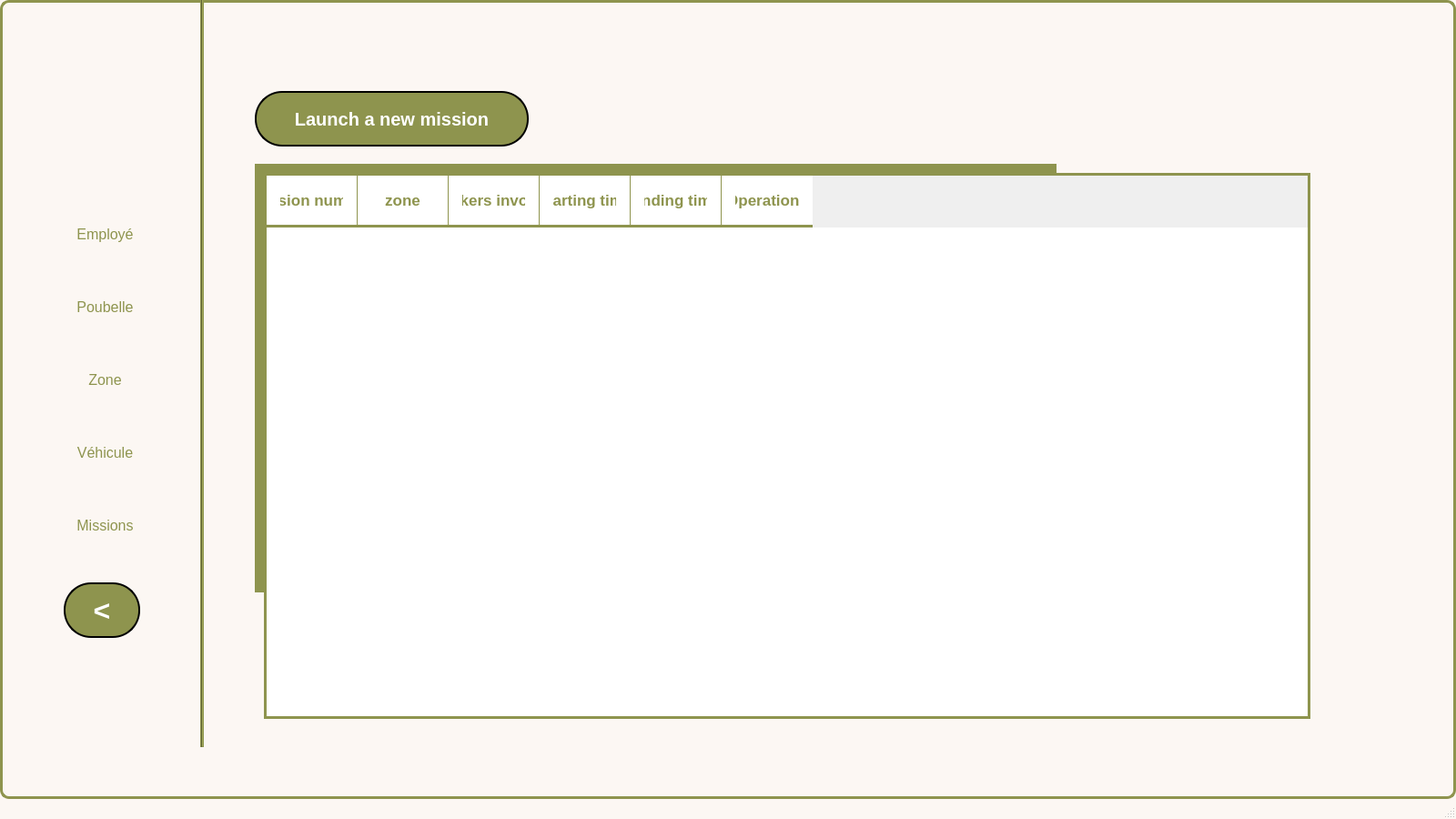
<?xml version="1.0" encoding="UTF-8"?>
<ui version="4.0">
 <class>MainWindow</class>
 <widget class="QMainWindow" name="MainWindow">
  <property name="geometry">
   <rect>
    <x>0</x>
    <y>0</y>
    <width>1600</width>
    <height>900</height>
   </rect>
  </property>
  <property name="minimumSize">
   <size>
    <width>1600</width>
    <height>900</height>
   </size>
  </property>
  <property name="windowTitle">
   <string>MainWindow</string>
  </property>
  <property name="styleSheet">
   <string notr="true">QMainWindow {
    background-color: #fcf7f3;
}

QWidget#centralwidget {
    border: 3px solid #8e944e;
    border-radius: 10px;
}</string>
  </property>
  <widget class="QWidget" name="centralwidget">
   <widget class="QLabel" name="logo">
    <property name="geometry">
     <rect>
      <x>0</x>
      <y>10</y>
      <width>241</width>
      <height>221</height>
     </rect>
    </property>
    <property name="styleSheet">
     <string notr="true">background-color: transparent;</string>
    </property>
    <property name="text">
     <string/>
    </property>
    <property name="scaledContents">
     <bool>true</bool>
    </property>
   </widget>
   <widget class="Line" name="line">
    <property name="geometry">
     <rect>
      <x>220</x>
      <y>-130</y>
      <width>4</width>
      <height>951</height>
     </rect>
    </property>
    <property name="styleSheet">
     <string notr="true">background-color: #8f954f;
    min-width: 2px;
    max-width: 2px;</string>
    </property>
    <property name="orientation">
     <enum>Qt::Orientation::Vertical</enum>
    </property>
   </widget>
   <widget class="QPushButton" name="pushButton">
    <property name="geometry">
     <rect>
      <x>70</x>
      <y>640</y>
      <width>84</width>
      <height>61</height>
     </rect>
    </property>
    <property name="styleSheet">
     <string notr="true">QPushButton {
    background-color: #8e944e;
    border: 2px solid black;
    border-radius: 30px;
    color: white;
    font-size: 24pt;
    font-weight: bold;
    min-width: 80px;
    min-height: 50px;
    text-align: center;
    padding: 0px;
}

QPushButton:hover {
    background-color: #6d7339;
    color: white;
}

QPushButton:pressed {
    background-color: #6d7339;
}</string>
    </property>
    <property name="text">
     <string>&lt;</string>
    </property>
   </widget>
   <widget class="QPushButton" name="pushButton_5">
    <property name="geometry">
     <rect>
      <x>10</x>
      <y>380</y>
      <width>211</width>
      <height>74</height>
     </rect>
    </property>
    <property name="styleSheet">
     <string notr="true">QPushButton {
    background-color: transparent;
    border: 2px solid transparent;
    border-radius: 20px;
    color: #8e944e;
    font-size: 12pt;
    text-align: center;
    padding: 15px 20px;
    min-height: 40px;
}

QPushButton:hover {
    background-color: green;
    color: white;
}

QPushButton:pressed {
    background-color: #6d7389;
}</string>
    </property>
    <property name="text">
     <string>Zone</string>
    </property>
   </widget>
   <widget class="QPushButton" name="pushButton_6">
    <property name="geometry">
     <rect>
      <x>10</x>
      <y>300</y>
      <width>211</width>
      <height>74</height>
     </rect>
    </property>
    <property name="styleSheet">
     <string notr="true">QPushButton {
    background-color: transparent;
    border: 2px solid transparent;
    border-radius: 20px;
    color: #8e944e;
    font-size: 12pt;
    text-align: center;
    padding: 15px 20px;
    min-height: 40px;
}

QPushButton:hover {
    background-color: green;
    color: white;
}

QPushButton:pressed {
    background-color: #6d7389;
}</string>
    </property>
    <property name="text">
     <string>Poubelle</string>
    </property>
   </widget>
   <widget class="QPushButton" name="pushButton_8">
    <property name="geometry">
     <rect>
      <x>10</x>
      <y>540</y>
      <width>211</width>
      <height>74</height>
     </rect>
    </property>
    <property name="styleSheet">
     <string notr="true">QPushButton {
    background-color: transparent;
    border: 2px solid transparent;
    border-radius: 20px;
    color: #8e944e;
    font-size: 12pt;
    text-align: center;
    padding: 15px 20px;
    min-height: 40px;
}

QPushButton:hover {
    background-color: green;
    color: white;
}

QPushButton:pressed {
    background-color: #6d7389;
}</string>
    </property>
    <property name="text">
     <string>Missions</string>
    </property>
   </widget>
   <widget class="QTableWidget" name="tableWidget">
    <property name="geometry">
     <rect>
      <x>290</x>
      <y>190</y>
      <width>1150</width>
      <height>600</height>
     </rect>
    </property>
    <property name="styleSheet">
     <string notr="true">QTableWidget {
    background-color: #FFFFFF;
    alternate-background-color: #F5F5F5;
    border: 3px solid #8e944e;
    gridline-color: #8e944e;
    color: #8e944e;
    font-size: 12pt;
    selection-background-color: rgba(142, 148, 78, 0.3);
}

/* Style the viewport (the actual scrollable area) */
QTableWidget::viewport {
    background-color: #FFFFFF;
    border: none;
}

/* Ensure the corner widget doesn't interfere */
QTableWidget QTableCornerButton::section {
    background-color: #FFFFFF;
    border: none;
    border-bottom: 2px solid #8e944e;
    border-right: 1px solid #8e944e;
}

QTableWidget::item {
    padding: 10px;
    color: #8e944e;
    border-right: 1px solid #8e944e;
    border-bottom: 1px solid #8e944e;
    background-color: #FFFFFF;
}

QHeaderView::section {
    background-color: #FFFFFF;
    color: #8e944e;
    font-size: 13pt;
    font-weight: bold;
    border: none;
    border-bottom: 3px solid #8e944e;
    border-right: 1px solid #8e944e;
    padding: 15px;
}

/* Remove border from last header section */
QHeaderView::section:last {
    border-right: none;
}

QTableWidget::item:selected {
    background-color: rgba(142, 148, 78, 0.2);
}

/* Show gridlines properly */
QTableWidget {
    showGrid: true;
}</string>
    </property>
    <property name="dragEnabled">
     <bool>false</bool>
    </property>
    <property name="alternatingRowColors">
     <bool>false</bool>
    </property>
    <attribute name="horizontalHeaderCascadingSectionResizes">
     <bool>false</bool>
    </attribute>
    <column>
     <property name="text">
      <string>Mission number</string>
     </property>
    </column>
    <column>
     <property name="text">
      <string>zone</string>
     </property>
    </column>
    <column>
     <property name="text">
      <string>workers invoved</string>
     </property>
    </column>
    <column>
     <property name="text">
      <string>Starting time</string>
     </property>
    </column>
    <column>
     <property name="text">
      <string>Ending time</string>
     </property>
    </column>
    <column>
     <property name="text">
      <string>Operations</string>
     </property>
    </column>
   </widget>
   <widget class="QTableWidget" name="tableWidgetEmploye">
    <property name="geometry">
     <rect>
      <x>290</x>
      <y>190</y>
      <width>1150</width>
      <height>600</height>
     </rect>
    </property>
    <property name="visible">
     <bool>false</bool>
    </property>
    <property name="styleSheet">
     <string notr="true">QTableWidget {
    background-color: #FFFFFF;
    alternate-background-color: #F5F5F5;
    border: 3px solid #8e944e;
    gridline-color: #8e944e;
    color: #8e944e;
    font-size: 12pt;
}

QTableWidget::viewport {
    background-color: #FFFFFF;
    border: none;
}

QTableWidget::item {
    padding: 10px;
    color: #8e944e;
    border-right: 1px solid #8e944e;
    border-bottom: 1px solid #8e944e;
    background-color: #FFFFFF;
}

QHeaderView::section {
    background-color: #FFFFFF;
    color: #8e944e;
    font-size: 13pt;
    font-weight: bold;
    border: none;
    border-bottom: 3px solid #8e944e;
    border-right: 1px solid #8e944e;
    padding: 15px;
}

QTableWidget::item:selected {
    background-color: rgba(142, 148, 78, 0.2);
}

QTableWidget {
    showGrid: true;
}</string>
    </property>
    <attribute name="horizontalHeaderCascadingSectionResizes">
     <bool>false</bool>
    </attribute>
    <column>
     <property name="text">
      <string>id_employe</string>
     </property>
    </column>
    <column>
     <property name="text">
      <string>nom</string>
     </property>
    </column>
    <column>
     <property name="text">
      <string>prenom</string>
     </property>
    </column>
    <column>
     <property name="text">
      <string>mot_de_passe</string>
     </property>
    </column>
    <column>
     <property name="text">
      <string>telephone</string>
     </property>
    </column>
    <column>
     <property name="text">
      <string>salaire</string>
     </property>
    </column>
    <column>
     <property name="text">
      <string>etat</string>
     </property>
    </column>
    <column>
     <property name="text">
      <string>Operations</string>
     </property>
    </column>
   </widget>
   <widget class="QLabel" name="label">
    <property name="geometry">
     <rect>
      <x>280</x>
      <y>180</y>
      <width>881</width>
      <height>471</height>
     </rect>
    </property>
    <property name="styleSheet">
     <string notr="true"> background-color: #8e944e;

</string>
    </property>
    <property name="text">
     <string/>
    </property>
   </widget>
   <widget class="QPushButton" name="pushButton_2">
    <property name="geometry">
     <rect>
      <x>280</x>
      <y>100</y>
      <width>301</width>
      <height>61</height>
     </rect>
    </property>
    <property name="styleSheet">
     <string notr="true">QPushButton {
    background-color: #8e944e;
    border: 2px solid black;
    border-radius: 30px;
    color: white;
    font-size: 15pt;
    font-weight: bold;
    min-width: 80px;
    min-height: 50px;
    text-align: center;
    padding: 0px;
}

QPushButton:hover {
    background-color: green;
    color: white;
}

QPushButton:pressed {
    background-color: #6d7339;
}</string>
    </property>
    <property name="text">
     <string>Launch a new mission</string>
    </property>
   </widget>
   <widget class="QLabel" name="missions_icon">
    <property name="geometry">
     <rect>
      <x>30</x>
      <y>560</y>
      <width>41</width>
      <height>41</height>
     </rect>
    </property>
    <property name="styleSheet">
     <string notr="true">QLabel{background-color: transparent;}
QLabel:hover {
    background-color: green;
    color: white;
}

QLabel:pressed {
    background-color: #6d7389;
}
</string>
    </property>
    <property name="text">
     <string/>
    </property>
    <property name="pixmap">
     <pixmap>images/mission_logo.png</pixmap>
    </property>
    <property name="scaledContents">
     <bool>true</bool>
    </property>
   </widget>
   <widget class="QLabel" name="zone_icon">
    <property name="geometry">
     <rect>
      <x>30</x>
      <y>400</y>
      <width>41</width>
      <height>41</height>
     </rect>
    </property>
    <property name="styleSheet">
     <string notr="true">QLabel{background-color: transparent;}
QLabel:hover {
    background-color: green;
    color: white;
}

QLabel:pressed {
    background-color: #6d7389;
}
</string>
    </property>
    <property name="text">
     <string/>
    </property>
    <property name="pixmap">
     <pixmap>images/zone.png</pixmap>
    </property>
    <property name="scaledContents">
     <bool>true</bool>
    </property>
   </widget>
   <widget class="QLabel" name="poubelle_icon">
    <property name="geometry">
     <rect>
      <x>30</x>
      <y>310</y>
      <width>41</width>
      <height>41</height>
     </rect>
    </property>
    <property name="styleSheet">
     <string notr="true">QLabel{background-color: transparent;}
QLabel:hover {
    background-color: green;
    color: white;
}

QLabel:pressed {
    background-color: #6d7389;
}
</string>
    </property>
    <property name="text">
     <string/>
    </property>
    <property name="pixmap">
     <pixmap>images/poubelle.png</pixmap>
    </property>
    <property name="scaledContents">
     <bool>true</bool>
    </property>
   </widget>
   <widget class="QPushButton" name="pushButton_9">
    <property name="geometry">
     <rect>
      <x>10</x>
      <y>460</y>
      <width>211</width>
      <height>74</height>
     </rect>
    </property>
    <property name="styleSheet">
     <string notr="true">QPushButton {
    background-color: transparent;
    border: 2px solid transparent;
    border-radius: 20px;
    color: #8e944e;
    font-size: 12pt;
    text-align: center;
    padding: 15px 20px;
    min-height: 40px;
}

QPushButton:hover {
    background-color: green;
    color: white;
}

QPushButton:pressed {
    background-color: #6d7389;
}</string>
    </property>
    <property name="text">
     <string>Véhicule</string>
    </property>
   </widget>
   <widget class="QLabel" name="vehicule_icon">
    <property name="geometry">
     <rect>
      <x>30</x>
      <y>480</y>
      <width>41</width>
      <height>41</height>
     </rect>
    </property>
    <property name="styleSheet">
     <string notr="true">QLabel{background-color: transparent;}
QLabel:hover {
    background-color: green;
    color: white;
}

QLabel:pressed {
    background-color: #6d7389;
}
</string>
    </property>
    <property name="text">
     <string/>
    </property>
    <property name="pixmap">
     <pixmap>images/truck.png</pixmap>
    </property>
    <property name="scaledContents">
     <bool>true</bool>
    </property>
   </widget>
   <widget class="QLabel" name="employe_icon">
    <property name="geometry">
     <rect>
      <x>30</x>
      <y>240</y>
      <width>41</width>
      <height>41</height>
     </rect>
    </property>
    <property name="styleSheet">
     <string notr="true">QLabel{background-color: transparent;}
QLabel:hover {
    background-color: green;
    color: white;
}

QLabel:pressed {
    background-color: #6d7389;
}
</string>
    </property>
    <property name="text">
     <string/>
    </property>
    <property name="pixmap">
     <pixmap>images/employe.png</pixmap>
    </property>
    <property name="scaledContents">
     <bool>true</bool>
    </property>
   </widget>
   <widget class="QPushButton" name="pushButton_7">
    <property name="geometry">
     <rect>
      <x>10</x>
      <y>220</y>
      <width>211</width>
      <height>74</height>
     </rect>
    </property>
    <property name="styleSheet">
     <string notr="true">QPushButton {
    background-color: transparent;
    border: 2px solid transparent;
    border-radius: 20px;
    color: #8e944e;
    font-size: 12pt;
    text-align: center;
    padding: 15px 20px;
    min-height: 40px;
}

QPushButton:hover {
    background-color: green;
    color: white;
}

QPushButton:pressed {
    background-color: #6d7389;
}</string>
    </property>
    <property name="text">
     <string>Employé</string>
    </property>
   </widget>
   <zorder>pushButton_7</zorder>
   <zorder>label</zorder>
   <zorder>logo</zorder>
   <zorder>line</zorder>
   <zorder>pushButton</zorder>
   <zorder>pushButton_5</zorder>
   <zorder>pushButton_6</zorder>
   <zorder>pushButton_8</zorder>
   <zorder>tableWidget</zorder>
   <zorder>pushButton_2</zorder>
   <zorder>missions_icon</zorder>
   <zorder>zone_icon</zorder>
   <zorder>poubelle_icon</zorder>
   <zorder>pushButton_9</zorder>
   <zorder>vehicule_icon</zorder>
   <zorder>employe_icon</zorder>
  </widget>
  <widget class="QMenuBar" name="menubar">
   <property name="geometry">
    <rect>
     <x>0</x>
     <y>0</y>
     <width>1303</width>
     <height>25</height>
    </rect>
   </property>
  </widget>
  <widget class="QStatusBar" name="statusbar"/>
 </widget>
 <resources/>
 <connections/>
</ui>
